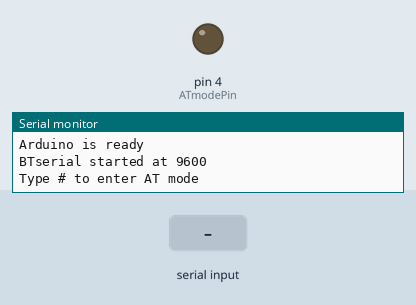
The sketch below on a simulated Arduino Uno, built with avr-gcc and run on an emulated ATmega328P. Shown: output pins drawn as LEDs (lit = HIGH), the last lines printed to the serial monitor. Inputs (shaded band) come from the test bench. The modem accepts every AT command (registered, SIM ready, sends succeed) and sends nothing else.

Above: at 1.2 s.
1.3 s: "#" received over Serial
At 2.0 s:
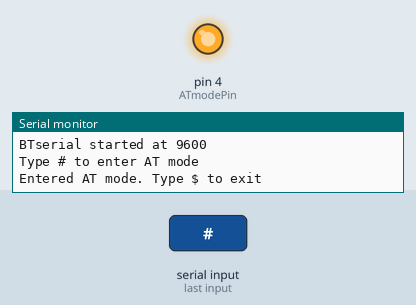
4.3 s: "$" received over Serial
At 4.6 s:
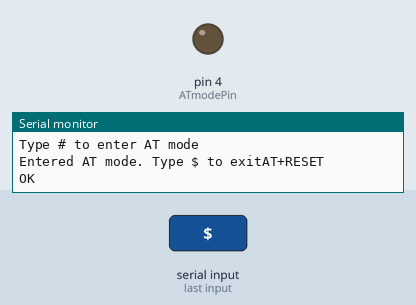
Timing chart, 0 to 7.3 s (numbered marks = the images above; inputs shaded):
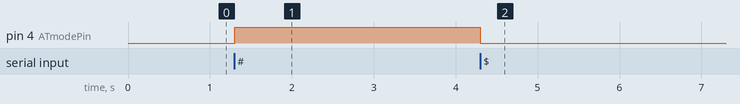

Measured:
- after the input at 1.3 s, pin 4 (ATmodePin): LOW → HIGH at once
- after the input at 4.3 s, pin 4 (ATmodePin): HIGH → LOW at once

The sketch:

martyncurrey_bluetooth_hc05.ino
```cpp
// Basic Bluetooth sketch HC-05_03_AT_MODE_Controlled
// Connect the HC-05 module and communicate using the serial monitor
//
// The HC-05 defaults to communication mode when first powered on.
// The default baud rate for communication mode is 9600. Your module may have a different speed.
// This sketch allows the user to enter AT mode on the HC-05
//
//
// Pins
// D2 (RX) to HC-05 TX
// D3 (TX) to voltage divider and then HC-05 RX
// D4 to voltage divider and then to pin 34
// HC-05 vcc to 5v
// HC-05 GND to common GND
//

#include <SoftwareSerial.h>
SoftwareSerial BTserial(2, 3); // RX | TX
// Connect the HC-05 TX to Arduino pin 2 RX.
// Connect the HC-05 RX to Arduino pin 3 TX through a voltage divider.

char c = ' ';
byte ATmodePin=4;

void setup()
{
    // set up the pin used to turn on AT mode
    pinMode(ATmodePin, OUTPUT);
    digitalWrite(ATmodePin, LOW);

    // Start the serial monitor
    Serial.begin(9600);
    Serial.println("Arduino is ready");

    // HC-05 default serial speed for communication mode is 9600
    BTserial.begin(9600);
    Serial.println("BTserial started at 9600");
    Serial.println("Type # to enter AT mode");
}

void loop()
{

    // Keep reading from HC-05 and send to Arduino Serial Monitor
    if (BTserial.available())
    {
        c = BTserial.read();
        Serial.write(c);
    }

    // Keep reading from Arduino Serial Monitor and send to HC-05
    if (Serial.available())
    {
        c =  Serial.read();

        if (c=='#')  // enter AT mode
        {
            digitalWrite(ATmodePin, HIGH);
            Serial.print("Entered AT mode. Type $ to exit");
        }

        else if (c=='$') // exit AT mode by reseting the HC-05
        {
            digitalWrite(ATmodePin, LOW);
            BTserial.print("AT+RESET\n\r");
            Serial.print("AT+RESET\n\r");
        }

        else
        {
              // Copy the serial data back to to the serial monitor.
              // This makes it easy to follow the commands and replies
              Serial.write(c);
              BTserial.write(c);
        }

    }

}
```
